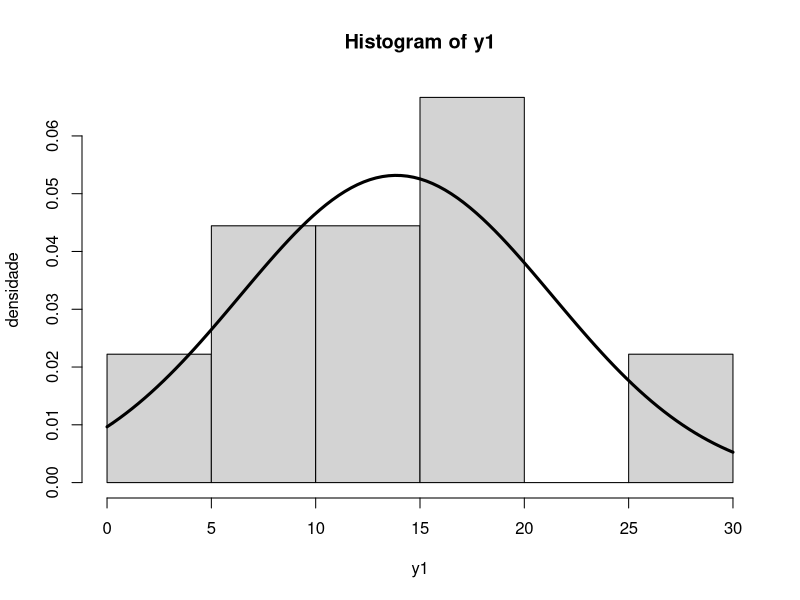
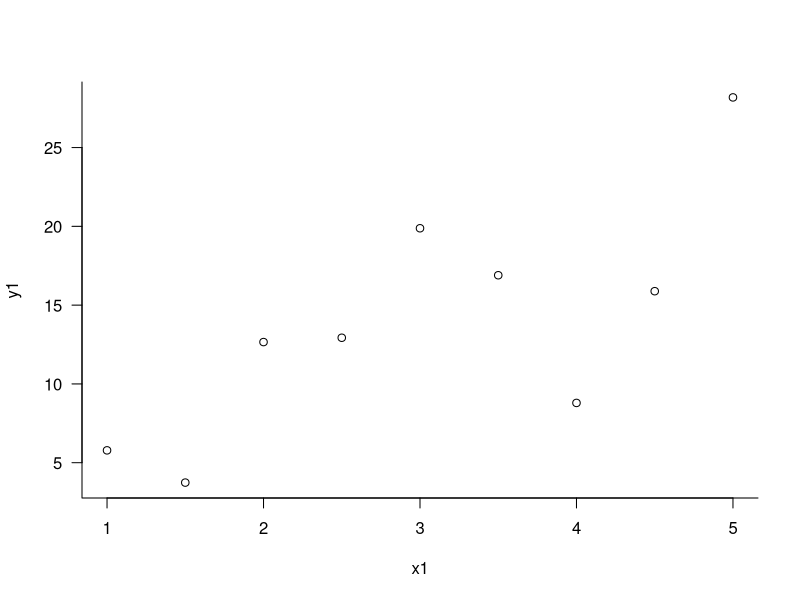
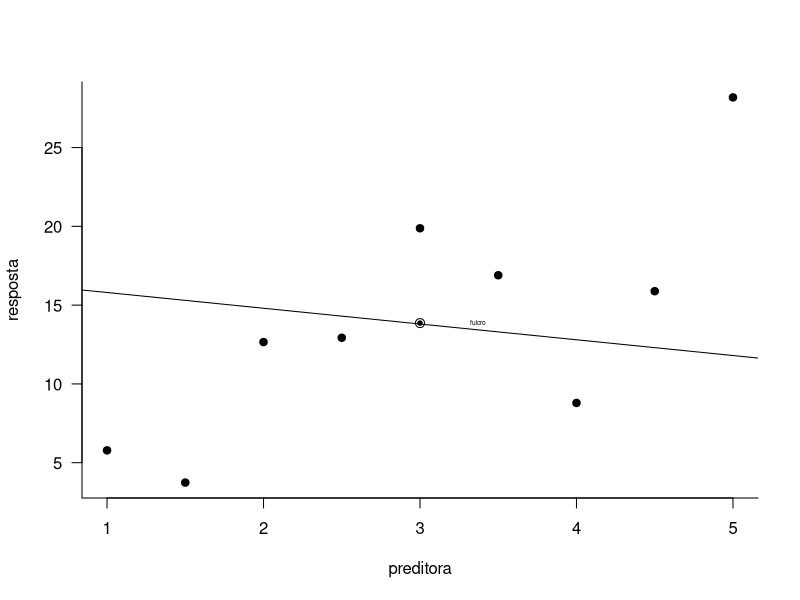
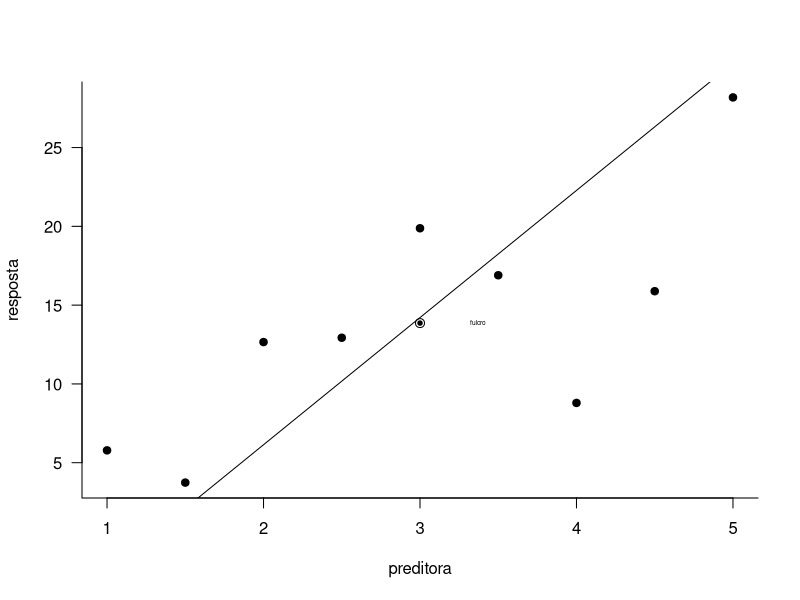
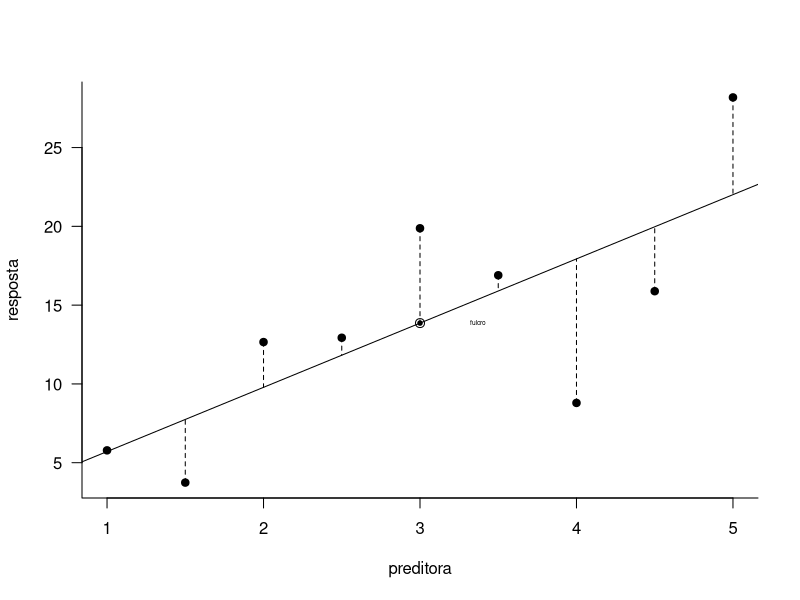
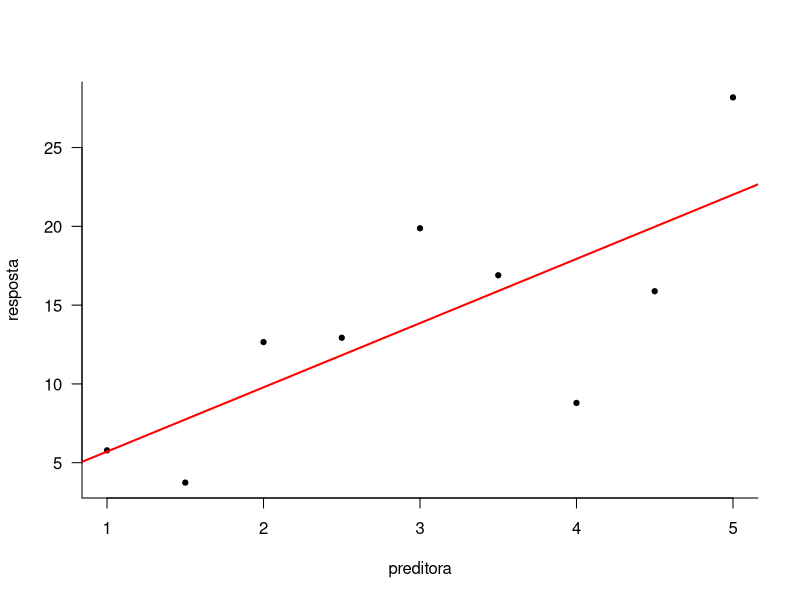
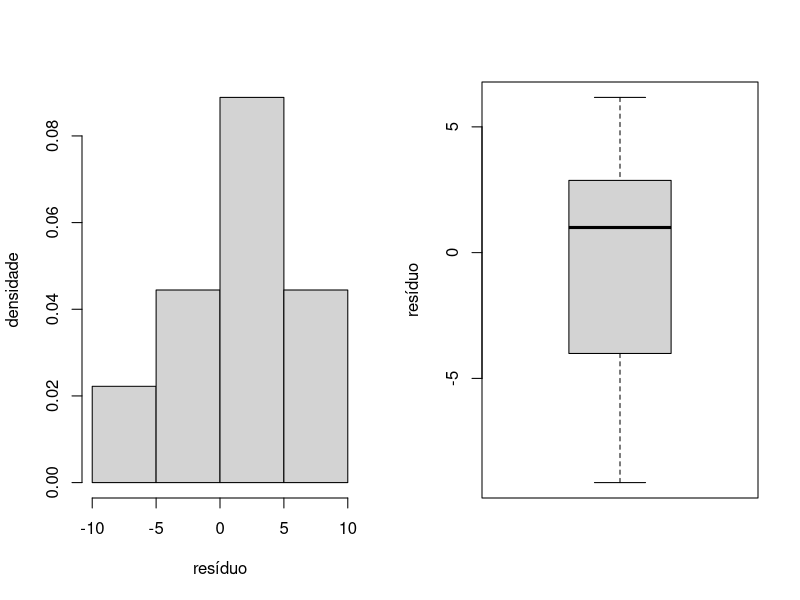
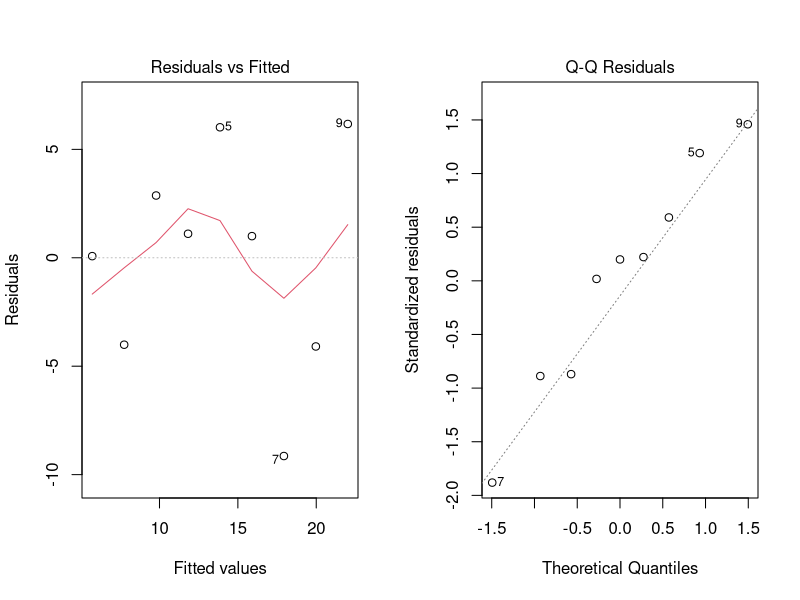

These figures' R source, in order:
###############################################################
###### Código para as analises da aula 2.2 regressao linear ###
###############################################################

# elaborado por Sara Mortara para disciplina de modelagem estatistica
# dezembro de 2018

# define o diretorio de trabalho
### ATENCAO! mude para o SEU diretorio de trabalho
setwd("~/Dropbox/posdoc/disciplina_modelagem/atividadesR/teoricas")

#####################################
# PARTE 1: uma regressao qualquer ###
#####################################

# vamos ler os dados x1 e y1 usados na aula
xy <- read.csv("../dados/exemplo_xy.csv")

# inspecionando os dados
head(xy)

# sumario dos dados
summary(xy)

# para facilitar, vamos usar o comando attach
attach(xy) # cria um objeto chamado x1 e outro x2 


# PASSO 1: variavel resposta é normal?

# visualizando o dado num histograma
hist(y1, probability = TRUE, ylab="densidade")
# adicionando a curva da distribuicao normal teorica
curve(dnorm(x, mean(y1), sd(y1)), add=TRUE, lwd=3)

# PASSO 2: qual a relacao entre a preditora e a resposta?
plot(y1 ~ x1, data=xy, las=1, bty="l")

#########################################################################
# INTERROMPEMOS O CODIGO PARA A EXPLICACAO DA ESTIMATIVA DOS PARAMETROS #
#########################################################################

## o ponto de fulcro
plot(y1 ~ x1, data=xy, xlab="preditora", ylab="resposta", pch=19, bty="l", las=1)
# plotando o ponto de fulcro
# ponto menor e preenchido
points(x=mean(x1), y=mean(y1), pch=19, cex=.6)
# ponto maior
points(x=mean(x1), y=mean(y1), pch=1, cex=1.2)
# texto
text("fulcro", x=mean(x1)+.37, y=mean(y1), cex=.4)
## PRIMEIRA tentativa
abline(a=16.8 , b=-1)

## segunda tentativa, vamos plotar o grafico de novo
## o ponto de fulcro
plot(y1 ~ x1, data=xy, xlab="preditora", ylab="resposta", pch=19, bty="l", las=1)
# plotando o ponto de fulcro
# ponto menor e preenchido
points(x=mean(x1), y=mean(y1), pch=19, cex=.6)
# ponto maior
points(x=mean(x1), y=mean(y1), pch=1, cex=1.2)
# texto
text("fulcro", x=mean(x1)+.37, y=mean(y1), cex=.4)
## SEGUNDA tentativa
abline(a=-10 , b=8.07)

## terceira tentativa, vamos plotar o grafico de novo
## o ponto de fulcro
plot(y1 ~ x1, data=xy, xlab="preditora", ylab="resposta", pch=19, bty="l", las=1)
# plotando o ponto de fulcro
# ponto menor e preenchido
points(x=mean(x1), y=mean(y1), pch=19, cex=.6)
# ponto maior
points(x=mean(x1), y=mean(y1), pch=1, cex=1.2)
# texto
text("fulcro", x=mean(x1)+.37, y=mean(y1), cex=.4)
## TERCEIRA tentativa, agora com os coeficientes da regressao
abline(lm(y1 ~ x1))

## agora vamos visualizar os residuos no grafico
# primeiro precisamos calcular os valores previstos com a funcao predict 
prev <- predict(lm(y1 ~ x1))
# agora adicionamos os segmentos do valor esperado ate a reta prevista 
segments(x0=x1, x1=x1, y0=y1, y1=prev, lty=2)

# FIM da interrupcao ###################################################
#########################################################################

# PASSO 3: construindo o modelo linear

# salvamos o modelo linear num objeto chamado 'mod'
mod <- lm(y1 ~ x1)

# inspecionando a saida do modelo
## o que voce entende da saida?
summary(mod)

# extraindo apenas os valores dos parametros
coef(mod)

# extraindo o intervalo de confianca da estimativa
confint(mod)

# PASSO 4: visualizando o ajuste do modelo aos dados
plot(y1 ~ x1, data=xy, las=1, bty="l", cex=.7, 
     xlab="preditora", ylab="resposta", pch=19)
abline(mod, lwd=2, col='red')

# PASSO 5: entendendo a partição da variancia no modelo linear 
# SQtot = SQmod + SQerro

## desvio quadratico total
# SQtot = somatorio(y-ymed)^2

sq.tot <- sum((y1 - mean(y1))^2)
sq.tot

## desvio quadratico do residuo
# SQerro = somatorio(y-ymed)^2
sq.er <- sum(residuals(mod)^2)
sq.er

## desvio quadratico do modelo
# se SQtot = SQmod + SQerro
# SQmod = SQtot-SQerro
sq.mod <- sq.tot - sq.er 
sq.mod

# conferindo os calculos com a tabela de anova
anova(mod)

## calculando o R2
# SQmod/SQtot

meuR2 <- sq.mod/sq.tot

meuR2

# conferindo com o sumario do modelo
summary(mod)

# PASSO 6: diagnostico do mo modelo
## vamos olhar os residuos

par(mfrow=c(1,2)) # cria janela grafica com 1 linha e 2 colunas
hist(residuals(mod), main="", probability=TRUE, xlab="resíduo", ylab="densidade")
boxplot(residuals(mod), ylab="resíduo") # volta a configuracao original

## o diagnostico do modelo
plot(mod)

## para finalizar, vamos olhar novamente o ajuste do modelo aos dados
plot(y1 ~ x1, data=xy, las=1, bty="l", 
     xlab="preditora", ylab="resposta", pch=19)
abline(lm(y1 ~ x1), lwd=2)


